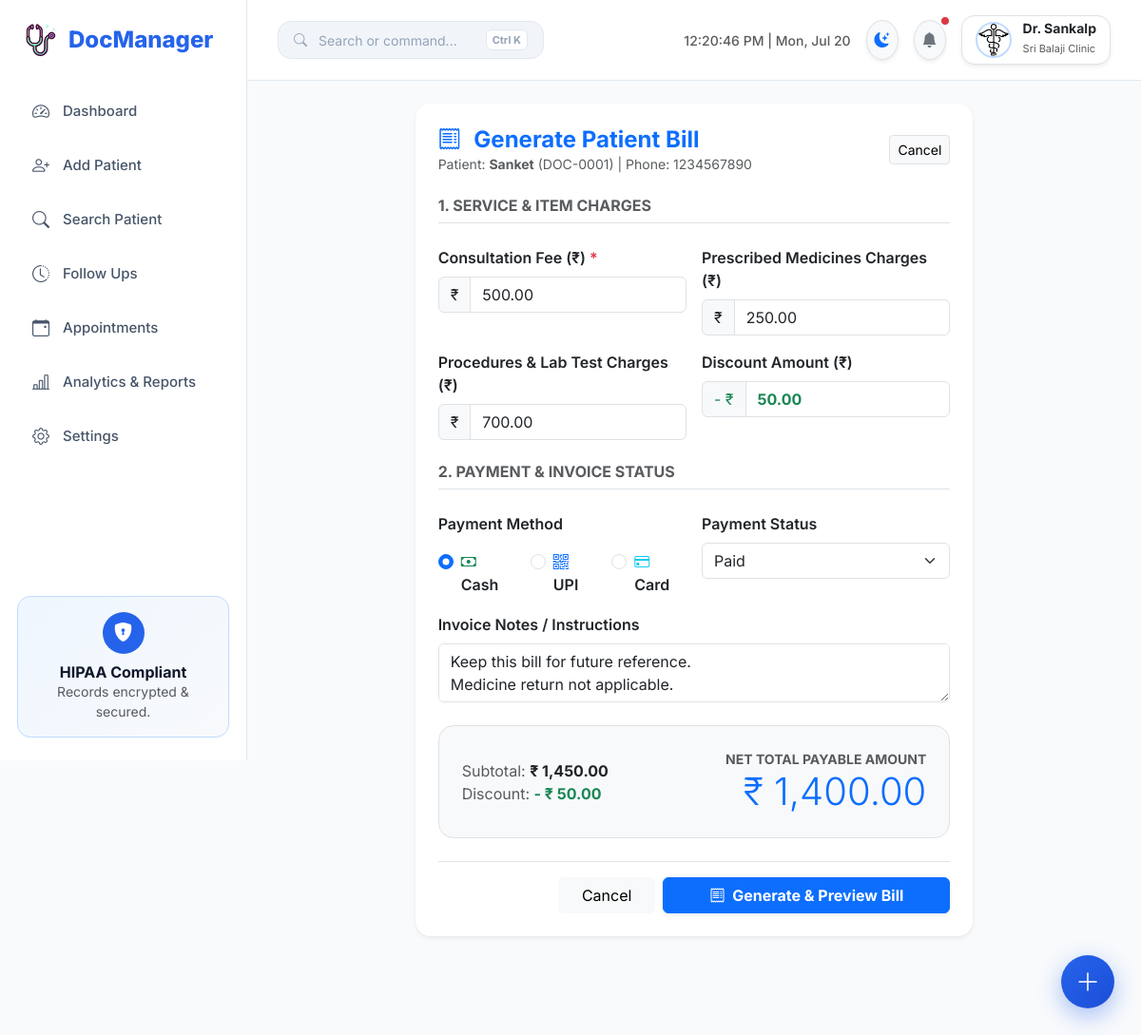
Screenshot of /patient/1/new-bill (signed in) with the database file from the repository.
### models.py (models this page shows)
class Doctor(UserMixin, db.Model):
    __tablename__ = "doctors"
    id = db.Column(db.Integer, primary_key=True)
    name = db.Column(db.String(100), nullable=False)
    clinic_name = db.Column(db.String(150), nullable=False)
    email = db.Column(db.String(120), unique=True, nullable=False, index=True)
    phone = db.Column(db.String(15), unique=True, nullable=False, index=True)
    password_hash = db.Column(db.String(255), nullable=False)
    clinic_address = db.Column(db.Text)
    qualification = db.Column(db.String(100))
    logo = db.Column(db.String(255))
    created_at = db.Column(db.DateTime, default=utc_now)
    patients = db.relationship("Patient", backref="doctor", lazy=True, cascade="all, delete-orphan")
    appointments = db.relationship("Appointment", backref="doctor", lazy=True, cascade="all, delete-orphan")

class Patient(db.Model):
    __tablename__ = "patients"
    id = db.Column(db.Integer, primary_key=True)
    patient_code = db.Column(db.String(30), unique=True, index=True)
    doctor_id = db.Column(db.Integer, db.ForeignKey("doctors.id"), nullable=False, index=True)
    name = db.Column(db.String(100), nullable=False, index=True)
    phone = db.Column(db.String(15), nullable=False, index=True)
    email = db.Column(db.String(120))
    age = db.Column(db.Integer)
    gender = db.Column(db.String(20))
    blood_group = db.Column(db.String(10))
    medical_history = db.Column(db.Text)
    emergency_contact = db.Column(db.String(100))
    address = db.Column(db.Text)
    created_at = db.Column(db.DateTime, default=utc_now)
    visits = db.relationship("Visit", backref="patient", lazy=True, cascade="all, delete-orphan", order_by="desc(Visit.visit_date)")
    appointments = db.relationship("Appointment", backref="patient", lazy=True, cascade="all, delete-orphan")
    documents = db.relationship("PatientDocument", backref="patient", lazy=True, cascade="all, delete-orphan")

### app/blueprints/billing.py (the view, shortened to what this page needs)
@billing_bp.route("/patient/<int:patient_id>/new-bill", methods=["GET", "POST"])
@login_required
def new_bill(patient_id):
    patient = Patient.query.filter_by(id=patient_id, doctor_id=current_user.id).first_or_404()
    recent_visit = Visit.query.filter_by(patient_id=patient.id).order_by(Visit.visit_date.desc()).first()
    if not recent_visit:
        flash("Please create a patient visit before generating a bill.", "warning")
        return redirect(url_for("patients.patient_profile", patient_id=patient.id))
    return render_template("new_bill.html", patient=patient, visit=recent_visit, page_title="Generate Bill")

### templates/new_bill.html (shortened to what this page needs)
{% extends "base.html" %}
{% block content %}
<div class="row justify-content-center">
  <div class="col-lg-9 col-xl-8">
    <div class="card border-0 shadow-sm rounded-4">
      <div class="card-header bg-transparent border-0 pt-4 px-4 pb-0 d-flex justify-content-between align-items-center">
        <div>
          <h4 class="fw-bold m-0 text-primary"><i class="bi bi-receipt me-2"></i> Generate Patient Bill</h4>
          <p class="text-muted small mb-0">Patient: <strong>{{ patient.name }}</strong> ({{ patient.patient_code }}) | Phone: {{ patient.phone }}</p>
        </div>
        <a href="{{ url_for('patients.patient_profile', patient_id=patient.id, tab='billing') }}" class="btn btn-sm btn-light border">Cancel</a>
      </div>
      <div class="card-body p-4">
        <form method="POST" action="{{ url_for('billing.new_bill', patient_id=patient.id) }}">
          <div class="row g-3 mb-4">
            <div class="col-12"><h6 class="fw-bold text-muted text-uppercase border-bottom pb-2">1. Service & Item Charges</h6></div>
            <div class="col-md-6">
              <label class="form-label fw-semibold">Consultation Fee (₹) <span class="text-danger">*</span></label>
              <div class="input-group">
                <span class="input-group-text">₹</span>
                <input type="number" step="0.01" name="consultation_fee" id="c_fee" class="form-control calc-input" value="500.00" required />
              </div>
            </div>
            <div class="col-md-6">
              <label class="form-label fw-semibold">Prescribed Medicines Charges (₹)</label>
              <div class="input-group">
                <span class="input-group-text">₹</span>
                <input type="number" step="0.01" name="medicine_fee" id="m_fee" class="form-control calc-input" value="250.00" />
              </div>
            </div>
            <div class="col-md-6">
              <label class="form-label fw-semibold">Procedures & Lab Test Charges (₹)</label>
              <div class="input-group">
                <span class="input-group-text">₹</span>
                <input type="number" step="0.01" name="procedure_fee" id="p_fee" class="form-control calc-input" value="700.00" />
              </div>
            </div>
            <div class="col-md-6">
              <label class="form-label fw-semibold">Discount Amount (₹)</label>
              <div class="input-group">
                <span class="input-group-text text-success">- ₹</span>
                <input type="number" step="0.01" name="discount" id="d_fee" class="form-control calc-input text-success fw-bold" value="50.00" />
              </div>
            </div>
          </div>
          <div class="row g-3 mb-4">
            <div class="col-12"><h6 class="fw-bold text-muted text-uppercase border-bottom pb-2">2. Payment & Invoice Status</h6></div>
            <div class="col-md-6">
              <label class="form-label fw-semibold">Payment Method</label>
              <div class="d-flex gap-3 pt-2">
                <div class="form-check">
                  <input class="form-check-input" type="radio" name="payment_method" id="pmCash" value="Cash" checked>
                  <label class="form-check-label fw-semibold" for="pmCash"><i class="bi bi-cash me-1 text-success"></i> Cash</label>
                </div>
                <div class="form-check">
                  <input class="form-check-input" type="radio" name="payment_method" id="pmUPI" value="UPI">
                  <label class="form-check-label fw-semibold" for="pmUPI"><i class="bi bi-qr-code me-1 text-primary"></i> UPI</label>
                </div>
                <div class="form-check">
                  <input class="form-check-input" type="radio" name="payment_method" id="pmCard" value="Card">
                  <label class="form-check-label fw-semibold" for="pmCard"><i class="bi bi-credit-card me-1 text-info"></i> Card</label>
                </div>
              </div>
            </div>
            <div class="col-md-6">
              <label class="form-label fw-semibold">Payment Status</label>
              <select name="status" class="form-select">
                <option value="Paid">Paid</option>
              </select>
            </div>
            <div class="col-12">
              <label class="form-label fw-semibold">Invoice Notes / Instructions</label>
              <textarea name="notes" class="form-control" rows="2">Keep this bill for future reference.
Medicine return not applicable.
For any queries, contact clinic.</textarea>
            </div>
          </div>
          <div class="p-4 bg-light rounded-4 border mb-4">
            <div class="row align-items-center">
              <div class="col-md-6 text-muted">
                <div>Subtotal: <strong id="subtotalDisplay" class="text-dark">₹ 1,450.00</strong></div>
                <div>Discount: <strong id="discountDisplay" class="text-success">- ₹ 50.00</strong></div>
              </div>
              <div class="col-md-6 text-md-end mt-2 mt-md-0">
                <span class="text-muted small fw-bold text-uppercase d-block">Net Total Payable Amount</span>
                <span class="display-6 fw-extrabold text-primary" id="totalDisplay">₹ 1,400.00</span>
              </div>
            </div>
          </div>
          <div class="pt-3 border-top d-flex justify-content-end gap-2">
            <a href="{{ url_for('patients.patient_profile', patient_id=patient.id) }}" class="btn btn-light px-4">Cancel</a>
            <button type="submit" class="btn btn-primary px-5 fw-bold shadow-sm">
              <i class="bi bi-receipt me-1"></i> Generate & Preview Bill
            </button>
          </div>
        </form>
      </div>
    </div>
  </div>
</div>
{% endblock %}

### templates/base.html (shortened to what this page needs)
<!doctype html>
<html lang="en" data-theme="light">
  <head>
    <link href="https://cdn.jsdelivr.net/npm/bootstrap@5.3.3/dist/css/bootstrap.min.css" rel="stylesheet">
    <link rel="stylesheet" href="https://cdn.jsdelivr.net/npm/bootstrap-icons@1.11.3/font/bootstrap-icons.min.css">
    <link rel="stylesheet" href="{{ url_for('static', filename='css/style.css') }}" />
  </head>
  <body>
    {% if current_user.is_authenticated %}
    <aside class="sidebar">
      <a href="{{ url_for('patients.dashboard') }}" class="logo text-decoration-none">
        <img src="{{ url_for('static', filename='images/stethoscope.png') }}" width="34" alt="Logo" />
        <span>DocManager</span>
      </a>
      <ul class="sidebar-menu">
        <li>
          <a href="{{ url_for('patients.dashboard') }}" class="{% if request.endpoint == 'patients.dashboard' %}active{% endif %}">
            <i class="bi bi-speedometer2"></i> Dashboard
          </a>
        </li>
        <li>
          <a href="{{ url_for('patients.add_patient') }}" class="{% if request.endpoint == 'patients.add_patient' %}active{% endif %}">
            <i class="bi bi-person-plus"></i> Add Patient
          </a>
        </li>
        <li>
          <a href="{{ url_for('patients.search_patient') }}" class="{% if request.endpoint == 'patients.search_patient' %}active{% endif %}">
            <i class="bi bi-search"></i> Search Patient
          </a>
        </li>
        <li>
          <a href="{{ url_for('patients.follow_ups') }}" class="{% if request.endpoint == 'patients.follow_ups' %}active{% endif %}">
            <i class="bi bi-clock-history"></i> Follow Ups
          </a>
        </li>
        <li>
          <a href="{{ url_for('appointments.appointments') }}" class="{% if 'appointments' in request.endpoint %}active{% endif %}">
            <i class="bi bi-calendar-event"></i> Appointments
          </a>
        </li>
        <li>
          <a href="{{ url_for('analytics.analytics_dashboard') }}" class="{% if 'analytics' in request.endpoint %}active{% endif %}">
            <i class="bi bi-bar-chart-line"></i> Analytics & Reports
          </a>
        </li>
        <li>
          <a href="{{ url_for('settings.settings') }}" class="{% if request.endpoint == 'settings.settings' %}active{% endif %}">
            <i class="bi bi-gear"></i> Settings
          </a>
        </li>
      </ul>
      <div class="sidebar-footer">
        <div class="security-card">
          <div class="security-icon">
            <i class="bi bi-shield-lock-fill"></i>
          </div>
          <h6 class="fw-bold m-0">HIPAA Compliant</h6>
          <p class="small text-muted mb-0">Records encrypted & secured.</p>
        </div>
      </div>
    </aside>
    {% endif %}
    <main class="{% if current_user.is_authenticated %}main-content{% endif %}">
      {% if current_user.is_authenticated %}
      <div class="topbar">
        <div class="d-flex align-items-center gap-3">
          <button class="cmd-trigger-btn trigger-cmd">
            <i class="bi bi-search"></i>
            <span>Search or command...</span>
            <span class="cmd-key">Ctrl K</span>
          </button>
        </div>
        <div class="d-flex align-items-center gap-3">
          <div id="liveClock" class="d-none d-md-block text-muted small fw-medium"></div>
          <button id="themeToggleBtn" class="btn btn-light rounded-circle border shadow-sm p-2" title="Toggle Theme">
            <i id="themeToggleIcon" class="bi bi-moon-stars-fill text-primary"></i>
          </button>
          <div class="dropdown">
            <button class="btn btn-light rounded-circle border shadow-sm p-2 position-relative" data-bs-toggle="dropdown">
              <i class="bi bi-bell-fill text-secondary"></i>
              <span class="position-absolute top-0 start-100 translate-middle p-1 bg-danger border border-light rounded-circle"></span>
            </button>
          </div>
          <div class="dropdown">
            <button class="profile-btn border shadow-sm" data-bs-toggle="dropdown">
              {% if current_user.logo %}
                <img src="{{ url_for('static', filename='uploads/' + current_user.logo) }}" class="doctor-logo" alt="Logo" />
              {% else %}
                <div class="avatar">{{ current_user.name[0] }}</div>
              {% endif %}
              <div class="text-start d-none d-md-block">
                <div class="fw-bold lh-1 text-dark" style="font-size: 14px;">Dr. {{ current_user.name }}</div>
                <small class="text-muted" style="font-size: 11px;">{{ current_user.clinic_name }}</small>
              </div>
            </button>
          </div>
        </div>
      </div>
      {% endif %}
      <div class="container-fluid p-4">
        {% block content %}{% endblock %}
      </div>
    </main>
    {% if current_user.is_authenticated %}
    <div class="fab-container" id="fabContainer">
      <button class="fab-main" id="fabMain" title="Quick Actions"><i class="bi bi-plus-lg"></i></button>
    </div>
    {% endif %}
    <div id="toastContainer" class="position-fixed bottom-0 end-0 p-3" style="z-index: 10000;"></div>
  </body>
</html>

### rows the page displays
Doctor: logo (picture), name "Sankalp", clinic_name "Sri Balaji Clinic"
Patient: name "Sanket", patient_code "DOC-0001", phone "1234567890"
